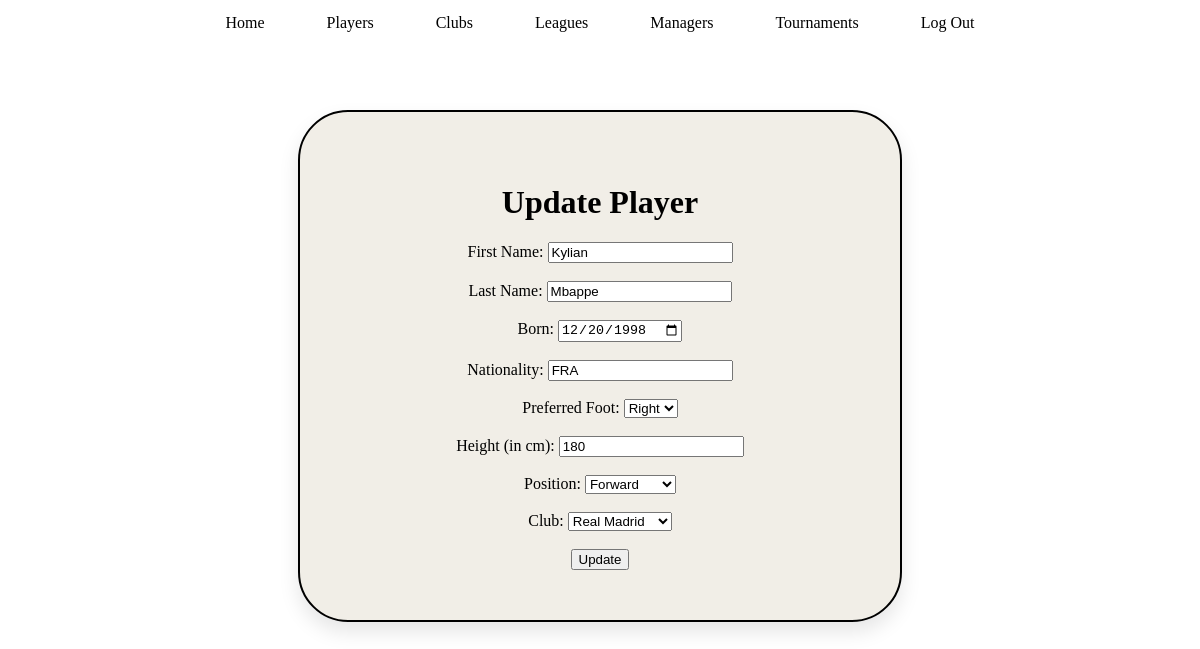
/football_tracker/players/update/2/ (signed in), run on an earlier commit of the app's database.
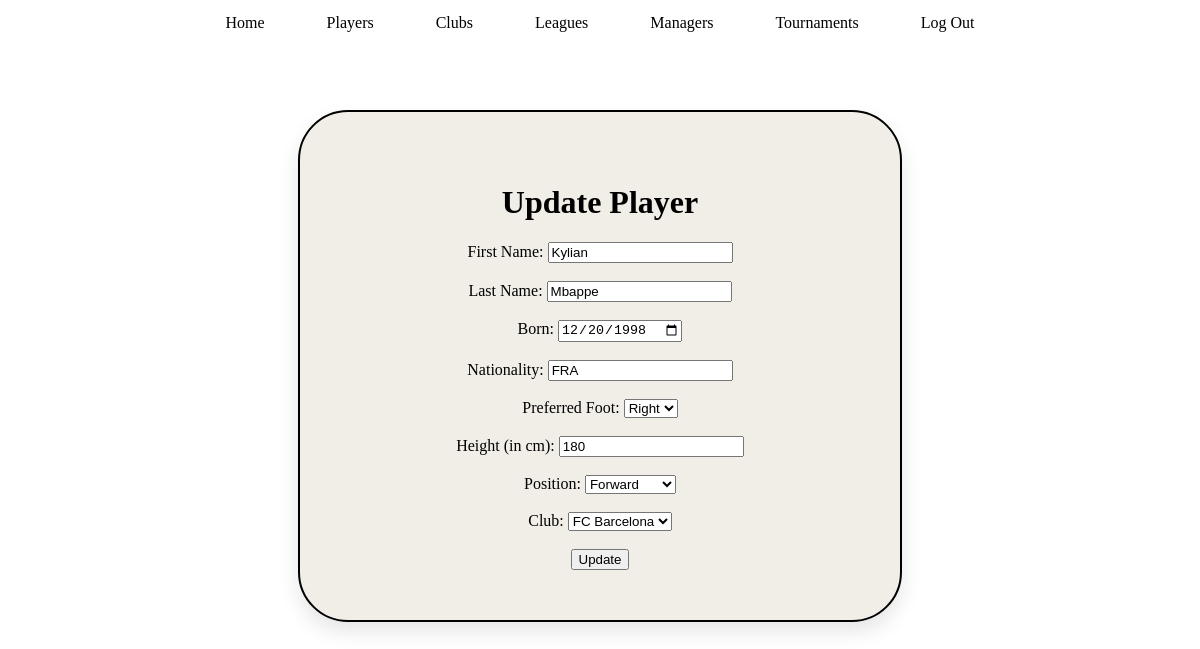
And on a later commit of the database.
### football_tracker/models.py (models this page shows, shortened)
class Player(models.Model):
    FOOT = (
        ('R', 'Right'),
        ('L', 'Left')
    )
    POSITIONS = (
        ('GK', 'Goalkeeper'),
        ('DF', 'Defender'),
        ('MF', 'Midfielder'),
        ('FW', 'Forward'),
    )
    first_name = models.CharField(max_length=50)
    last_name = models.CharField(max_length=50)
    birth_date = models.DateField(null=False, blank=False)
    nationality = models.CharField(max_length=3, help_text="Three letter country code, eg. POL, GER, ENG")
    preffered_foot = models.CharField(max_length=1, choices=FOOT)
    height = models.PositiveIntegerField(help_text="Player height (in cm)")
    position = models.CharField(max_length=2, choices=POSITIONS, default='GK')
    club = models.ForeignKey('Club', null=True, blank=True, on_delete=models.SET_NULL, related_name="players")
    class Meta:
        ordering = ['last_name']

class Club(models.Model):
    club_name = models.CharField(max_length=70)
    foundation_year = models.PositiveIntegerField()
    stadium = models.CharField(max_length=70)
    manager = models.ForeignKey('Manager', null=True, blank=True, on_delete=models.SET_NULL)
    league = models.ForeignKey('League', null=False, blank=False, on_delete=models.CASCADE, related_name="clubs")

### football_tracker/views.py (the view, shortened to what this page needs)
# urls.py: path('players/update/<int:id>/', views.player_update_html, name='player-update'),
@login_required(login_url='user-login')
@permission_required('football_tracker.change_player', raise_exception=True)
def player_update_html(request, id):
    clubs = Club.objects.all()
    try:
        player = Player.objects.get(id=id)
    except:
        raise Http404("Player doesn't exist in the database")
    if request.method == "GET":
        return render(request, "football_tracker/player/update.html", {'player': player, 'clubs': clubs})

### football_tracker/templates/football_tracker/player/update.html (shortened to what this page needs)
{% extends "football_tracker/base.html" %}
{% block content %}
<div class="center-wrapper">
    <div class="main-box">
        <h1>Update Player</h1>
        <form method="post">
            <label for="first_name">First Name:</label>
            <input type="text", id="first_name", name="first_name", value="{{ player.first_name }}"><br><br>
            <label for="last_name">Last Name:</label>
            <input type="text", id="last_name", name="last_name", value="{{ player.last_name }}"><br><br>
            <label for="birth_date">Born: </label>
            <input type="date", id="birth_date", name="birth_date", value="{{ player.birth_date|date:'Y-m-d' }}"><br><br>
            <label for="nationality">Nationality: </label>
            <input type="text", id="nationality", name="nationality", placeholder="eg. POL, GER", value="{{ player.nationality }}"><br><br>
            <label for="preffered_foot">Preferred Foot: </label>
            <select id="preffered_foot", name="preffered_foot">
                <option value="R" {% if player.preffered_foot == "R" %}selected{% endif %}>Right</option>
            </select><br><br>
            <label for="height">Height (in cm): </label>
            <input type="number", id="height", name="height", value="{{ player.height }}"><br><br>
            <label for="position">Position: </label>
            <select id="position", name="position">
                <option value="FW" {% if player.position == "FW" %}selected{% endif %}>Forward</option>
            </select><br><br>
            <label for="club">Club: </label>
            <select id="club" name="club">
                {% for c in clubs %}
                    <option value="{{ c.id }}" {% if c.id == player.club_id %}selected{% endif %}>{{ c.club_name }}</option>
                {% endfor %}
            </select><br><br>
            <button type="submit">Update</button>
        </form>
    </div>
</div>
{% endblock %}

What changed in the data, as far as the page shows it:
changed Player "Kylian": club "Real Madrid" → (not shown)
Also different on the page:
form field club: (not shown) → "FC Barcelona"
